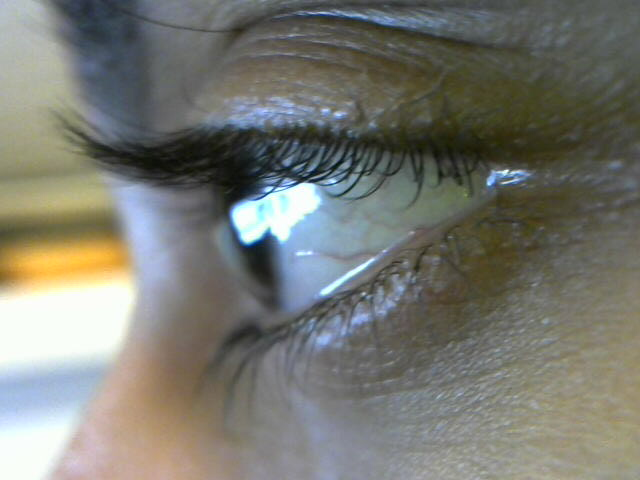
#> input picture attempts/image.jpg, 640 x 480 px
$ python pixel.py
#> lines starting #> are read from the running program, lines starting #| are printed output that depends on the picture
import cv2
import numpy as np
from matplotlib import pyplot as plt

img = cv2.imread('image.jpg', 0)
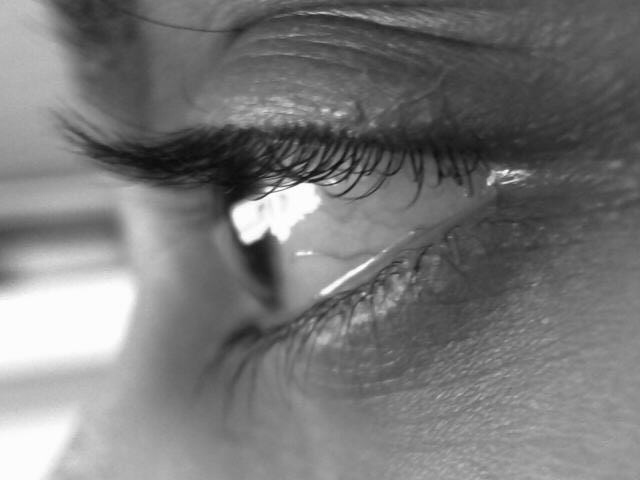
#> img: shape (480, 640); min 10, max 255, mean 119.8
cv2.imshow('orig',img)
print("image format: ", img.shape)
#| image format:  (480, 640)

# create a mask
mask = np.zeros(img.shape[:2], np.uint8)
mask[160:320, 210:426] = 255
masked_img = cv2.bitwise_and(img,img,mask = mask)
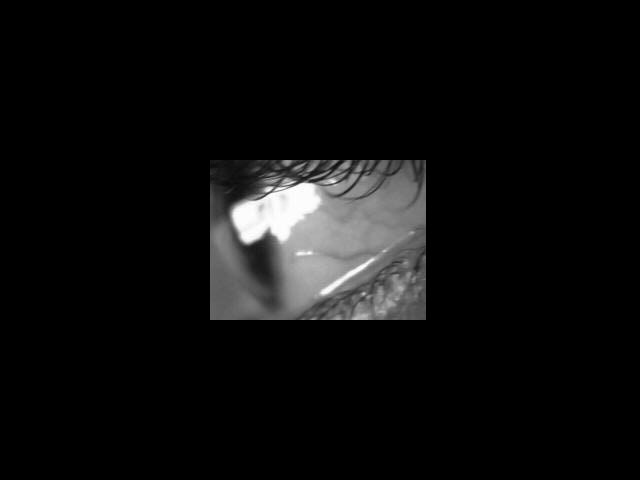
#> masked_img: shape (480, 640); min 0, max 255, mean 13.7

# Calculate histogram with mask and without mask
# Check third argument for mask
hist_full = cv2.calcHist([img],[0],None,[256],[0,256])
#> hist_full = 256 values, max 9820 at index 252, min 0 at index 0, mean 1200
hist_mask = cv2.calcHist([img],[0],mask,[256],[0,256])
#> hist_mask = 256 values, max 805 at index 252, min 0 at index 0, mean 135

plt.subplot(221), plt.imshow(img, 'gray')
plt.subplot(222), plt.imshow(mask,'gray')
plt.subplot(223), plt.imshow(masked_img, 'gray')
plt.subplot(224), plt.plot(hist_full), plt.plot(hist_mask)
plt.xlim([0,256])

plt.show()
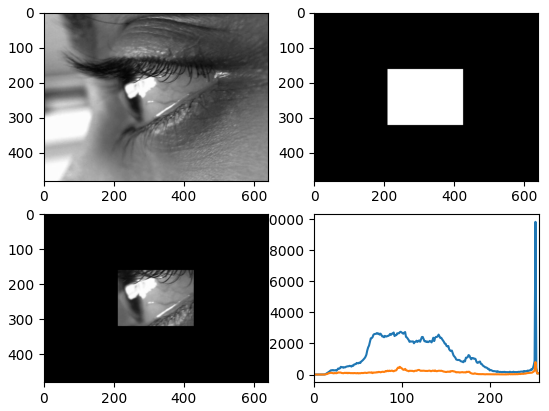
#> figure drawn by matplotlib, 4 panels; panel 4: curve peaks at x = 252, y = 9820; panel 4: curve peaks at x = 252, y = 805

cv2.waitKey(0)

cv2.destroyAllWindows()
